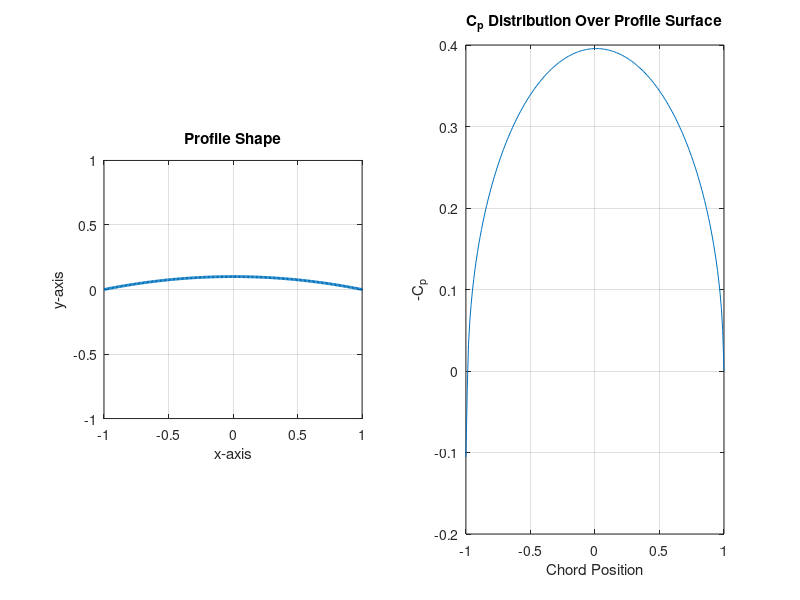

Write MATLAB code to recreate this figure.
%%%%%%%%%%%%%%%%%%%%%%%%%%%%%%%%%%%%%%%%%%%%%%%%%%%%%%%%%%%%%%%%%%%%%%%%%%%%%%%%%%%%%%%%%%%%%%%%%%%%
% EAE 126 Computational Aerodynamics (Spring 2011)
% Project 3 - Problem 1B - LIFTING PROBLEM
% Daniel Wiese

close all;
clear all;
clc;

%%%%%%%%%%%%%%%%%%%%%%%%%%%%%%%%%%%%%%%%%%%%%%%%%%%%%%%%%%%%%%%%%%%%%%%%%%%%%%%%%%%%%%%%%%%%%%%%%%%%

uinf = 1;
rhoinf = 1;
a = 1;
tau = 0.1;
b = tau*a;
alphadeg = 0;
alpha = alphadeg*pi/180;

xmin = -a;
xmax = a;
nx = 200;
dx = (xmax-xmin)/(nx-1);
x = linspace(xmin,xmax,nx);

tmin = xmin+dx/2;
tmax = xmax-dx/2;
nt = nx-1;
t = linspace(tmin,tmax,nt);

%%%%%%%%%%%%%%%%%%%%%%%%%%%%%%%%%%%%%%%%%%%%%%%%%%%%%%%%%%%%%%%%%%%%%%%%%%%%%%%%%%%%%%%%%%%%%%%%%%%%

for i = 1:nx
    y(i) = -(0.1/a)*x(i)^2+0.1*a;   % Circular arc
    % y(i) = 0;                     % Flat plate
end

for i = 1
    dydx(i) = (y(i+1)-y(i))/dx;
end

for i = 2:nx-1
    dydx(i) = (y(i+1)-y(i-1))/(2*dx);
end

for i = nx
    dydx(i) = (y(i)-y(i-1))/dx;
end

%%%%%%%%%%%%%%%%%%%%%%%%%%%%%%%%%%%%%%%%%%%%%%%%%%%%%%%%%%%%%%%%%%%%%%%%%%%%%%%%%%%%%%%%%%%%%%%%%%%%

n = nx-1;

for i = 1:nx-2
    for j = 1:nt
        A(i,j) = dx/(x(i+1)-t(j));
    end
    B(i) = (alpha-dydx(i))*2*pi*uinf;
end

for i = nx-1
    for j = 1:nt-2
        A(i,j) = 0;
    end
        A(i,nt-1) = -1/2;
        A(i,nt) = 2/2;
        B(i) = 0;
end

%%%%%%%%%%%%%%%%%%%%%%%%%%%%%%%%%%%%%%%%%%%%%%%%%%%%%%%%%%%%%%%%%%%%%%%%%%%%%%%%%%%%%%%%%%%%%%%%%%%%
% Perform Gaussian Elimination

% Column
for j = 1:n-1
    % Rows
    for i = j:n-1
        bar  =  A(i+1,j)/A(j,j);
        A(i+1,:)  =  A(i+1,:) - A(j,:)*bar;
        B(i+1)  =  B(i+1) - bar*B(j);
    end
end

% Perform back substitution
gamma  =  zeros(n,1);
gamma(n)  =  B(n)/A(n,n);

for j = n-1:-1:1,
    gamma(j)  =  (B(j)-A(j,j+1:n)*gamma(j+1:n))/A(j,j);
end

%%%%%%%%%%%%%%%%%%%%%%%%%%%%%%%%%%%%%%%%%%%%%%%%%%%%%%%%%%%%%%%%%%%%%%%%%%%%%%%%%%%%%%%%%%%%%%%%%%%%

gammax(1) = gamma(1)-0.5*(gamma(2)-gamma(1));
for i = 2:nx-1
    gammax(i) = (gamma(i)+gamma(i-1))/2;
end
gammax(nx) = 0;

gammasum = 0;
for i = 1:nx-1
    gammasum = gammasum+(gammax(i)+gammax(i+1))*0.5*dx;
end
GAMMA = gammasum;

numer = 0;
denom = 0;
for i = 1:nx-1
    numer = numer+(x(i)-xmin)*(gammax(i)+gammax(i+1))*0.5*dx;
    denom = denom+(gammax(i)+gammax(i+1))*0.5*dx;
end
xcp = 0.5*numer/denom;

LIFT = rhoinf*uinf*GAMMA;
CL = LIFT/(0.5*rhoinf*uinf^2);

for i = 1:nx
    uc_x(i) = 0.5*gammax(i);
end

for i = 1:nx
    cp(i) = 2*uc_x(i)/uinf;
end

%%%%%%%%%%%%%%%%%%%%%%%%%%%%%%%%%%%%%%%%%%%%%%%%%%%%%%%%%%%%%%%%%%%%%%%%%%%%%%%%%%%%%%%%%%%%%%%%%%%%

figure(1)
subplot(1,2,1)
plot(x,y,'linewidth',2)
hold on
daspect([1 1 1])
axis([-a, a, -a, a])
title('Profile Shape')
grid on
xlabel('x-axis')
ylabel('y-axis')
hold off

subplot(1,2,2)
plot(x,cp)
title('C_p Distribution Over Profile Surface')
xlabel('Chord Position')
ylabel('-C_p')
grid on
